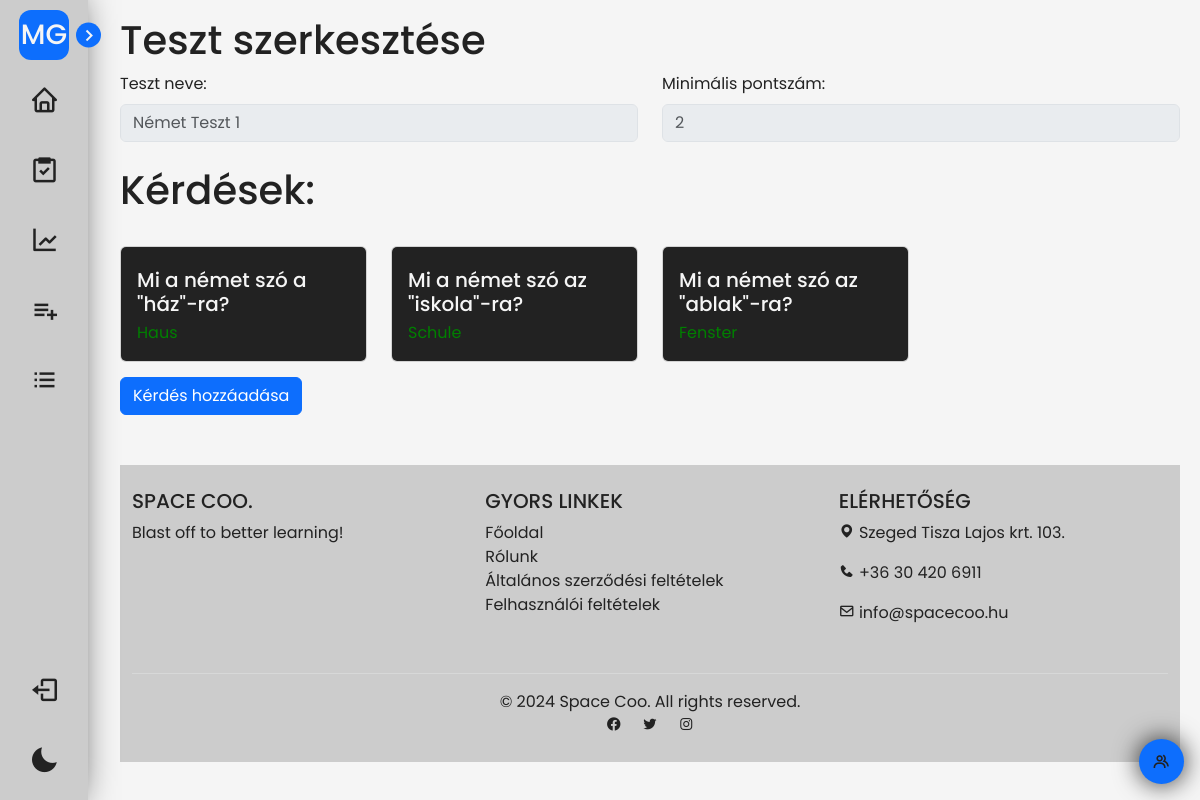
The app's page /add_test.php?test=10 (signed in) with its own data.
### tables this page shows
CREATE TABLE `tests` (
  `tid` int(11) NOT NULL,
  `t_name` varchar(255) NOT NULL,
  `date` date NOT NULL,
  `min_score` int(11) DEFAULT NULL,
  `owner` varchar(255) DEFAULT NULL
);

CREATE TABLE `questions` (
  `q_id` int(11) NOT NULL,
  `q_body` text NOT NULL,
  `correct_answer` varchar(255) NOT NULL
);

### classes/class.dbh.php (called while the page is built)
<?php
class Dbh {
    protected function connect() {
        try {
            $host = "localhost";
            $dbname = "spacecoo";
            $username = "root";
            $password = "";
            $dbh = new PDO("mysql:host=" . $host . ";dbname=" . $dbname, $username, $password);
            return $dbh;
        } catch (PDOException $e) {
            print "Error: " . $e->getMessage() . "<br/>";
            die();
        }
    }
}

### classes/class.test.php (called while the page is built, shortened)
<?php
class Test extends Dbh {
  public function getTestById($testId) {
    $stmt = $this->connect()->prepare('SELECT * FROM tests WHERE tid = ?');
    if (!$stmt->execute(array($testId))) {
      $stmt = NULL;
      header('location: index.php?error=stmtfailed');
      exit();
    }
    $result = $stmt->fetchAll(PDO::FETCH_ASSOC);
    return $result[0];
  }
}

### classes/class.controller.questions.php (called while the page is built, shortened)
<?php
class QuestionsController extends Questions {
  private $testId;
  public static function constructWithTestIdOnly($testId) {
    $instance = new self(null, null, null, $testId);
    return $instance;
  }
  public function __construct($questionBody, $correctAnswer, $wrongAnswers, $testId) {
    $this->testId = $testId;
  }
  public function getAllQuestionsByTestId() {
    $questions = $this->getQuestions($this->testId);
    $questionsAssoc = [];
    foreach ($questions as $row) {
      if (!isset($questionsAssoc[$row['q_id']])) {
          $questionsAssoc[$row['q_id']] = [
              'q_body' => $row['q_body'],
              'correct_answer' => $row['correct_answer'],
              'wrong_answers' => []
          ];
      }
    }
    return $questionsAssoc;
  }
}

### classes/class.questions.php (called while the page is built, shortened)
<?php
class Questions extends Dbh {
  protected function getQuestions($testId) {
    try {
      $sql = "
      SELECT
          q.q_id,
          q.q_body,
          q.correct_answer,
          wa.wrong_answer
      FROM
          tests t
      JOIN
          test_questions tq ON t.tid = tq.tid
      JOIN
          questions q ON tq.q_id = q.q_id
      LEFT JOIN
          question_wrong_answers qwa ON q.q_id = qwa.q_id
      LEFT JOIN
          wrong_answers wa ON qwa.w_id = wa.w_id
      WHERE
          t.tid = ?
      ";
      $conn = $this->connect();
      $conn->setAttribute(PDO::ATTR_ERRMODE, PDO::ERRMODE_EXCEPTION);
      $stmt = $conn->prepare($sql);
      $stmt->execute(array($testId));
      $results = $stmt->fetchAll(PDO::FETCH_ASSOC);
      return $results;
    } catch (Exception $e) {
      header("location: ../index.php?stmtfailed");
      exit();
    }
  }
}

### add_test.php (the view, shortened to what this page needs)
<?php
include('classes/class.dbh.php');
include('classes/class.test.php');
$testDAO = new Test();
$test = $testDAO->getTestById($_GET["test"]);
include('classes/class.questions.php');
include('classes/class.controller.questions.php');
$questionsController = QuestionsController::constructWithTestIdOnly($_GET["test"]);
$questions = $questionsController->getAllQuestionsByTestId();
include('includes/header.php');
?>
<h1>Teszt szerkesztése</h1>
  <div class="row">
    <div class="col">
      <label class="form-label" for="disabled-test-name">Teszt neve:</label>
      <input id="disabled-test-name" class="form-control" type="text" placeholder="<?php echo $test['t_name'] ?>" disabled>
    </div>
    <div class="col">
      <label class="form-label" for="disabled-test-min">Minimális pontszám:</label>
      <input id="disabled-test-min" class="form-control" type="number" placeholder="<?php echo $test['min_score'] ?>" disabled>
    </div>
  </div>
<h1 class="mt-4">Kérdések:</h1>
<?php if (empty($questions)) { ?>
  <div class="row mt-3">
    <p class="description">Még nincsenek kérdések</p>
  </div>
<?php } else {?>
<div class="row row-cols-1 row-cols-md-3 row-cols-lg-4 g-4 mt-2">
  <?php foreach ($questions as $q_id => $question) { ?>
    <div class="col">
    <div class="card">
      <div class="card-body">
        <h5 class="card-title"><?php echo $question["q_body"] ?></h5>
        <p class="correct-color card-text"><?php echo $question['correct_answer'] ?></p>
       </div>
        </div>
       </div>
      <?php } ?>
</div>
<?php } ?>
  <div class="row">
    <div class="col">
      <a href="#" data-bs-toggle="modal" data-bs-target="#addQuestionModal" class="btn btn-primary">Kérdés hozzáadása</a>
    </div>
  </div>
<?php include('includes/footer.php') ?>

### css/footer.css (style rules this page uses)
:root { --background-color: #f5f5f5; --text-color: #222222; --primary-accent: #0d6efd; --secondary-accent: #cccccc; --border-color: #e0e0e0; --highlight-color: #0056b3; }

### css/index.css (style rules this page uses)
:root { --background-color: #f5f5f5; --text-color: #222222; --primary-accent: #0d6efd; --secondary-accent: #cccccc; --border-color: #e0e0e0; --highlight-color: #0056b3; --correct-color: green; --incorrect-color: red; }
* { padding: 0; margin: 0; box-sizing: border-box; text-decoration: none; font-family: Poppins, sans-serif; color: var(--text-color); }
body { background-color: var(--background-color); padding: 20px; padding-left: 120px; transition: all 0.2s ease-in-out; }
* { scrollbar-width: thin; scrollbar-color: var(--primary-accent) var(--secondary-accent); }
h1 { color: var(--text-color); }
.card-body p, .card-body h5 { color: var(--background-color); margin: 5px 0px; }
.card-body { background-color: var(--text-color); border: 0px; transition: all 0.2s ease-in-out; border-radius: 5px; }
.card { margin-bottom: 15px; }
.correct-color { color: var(--correct-color) !important; }

### records on screen
tests: t_name "Német Teszt 1", min_score "2"
questions: q_body "Mi a német szó a \"ház\"-ra?", correct_answer "Haus"
questions: q_body "Mi a német szó az \"iskola\"-ra?", correct_answer "Schule"
questions: q_body "Mi a német szó az \"ablak\"-ra?", correct_answer "Fenster"

### other values on screen
explode(" ", $_SESSION["userName"])[0][0] "M"
explode(" ", $_SESSION["userName"])[1][0] "G"
